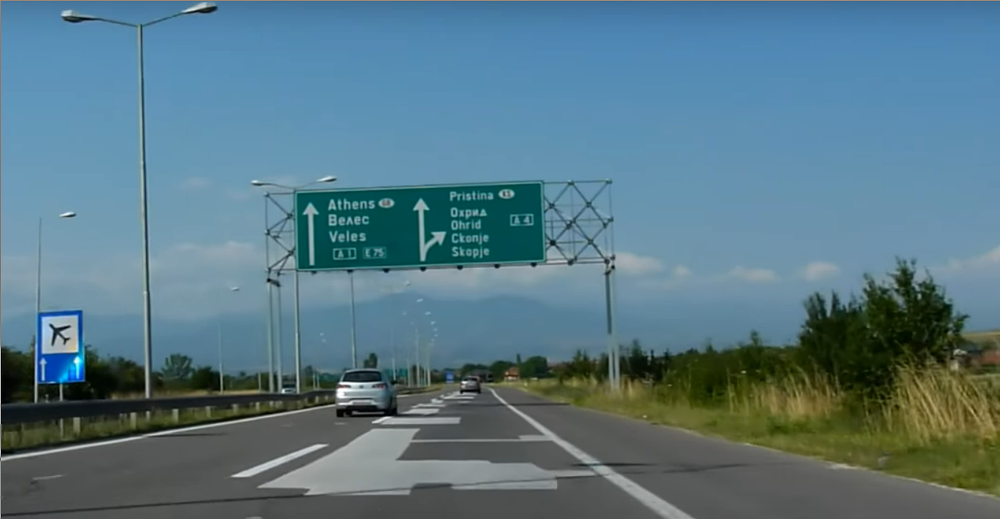
#> input picture znaki/sredni01.png, 1000 x 519 px, shrunk from 1350 x 701 before the run
$ python main.py
#> lines starting #> are read from the running program, lines starting #| are printed output that depends on the picture; after the words box and inside, x2 and y2 are one past the last pixel; in counts of white or black regions, pixels touching at a corner belong together
import numpy as np
import cv2
from random import randint as rand
from matplotlib import pyplot as plt


def contourImage(filename):
#> called with filename = 'sredni01.png'
    image = cv2.imread(filename)
#> image is the input picture: shape (519, 1000, 3); mean B, G, R 133, 120.1, 87.9
    gray = cv2.cvtColor(image, cv2.COLOR_BGR2GRAY)
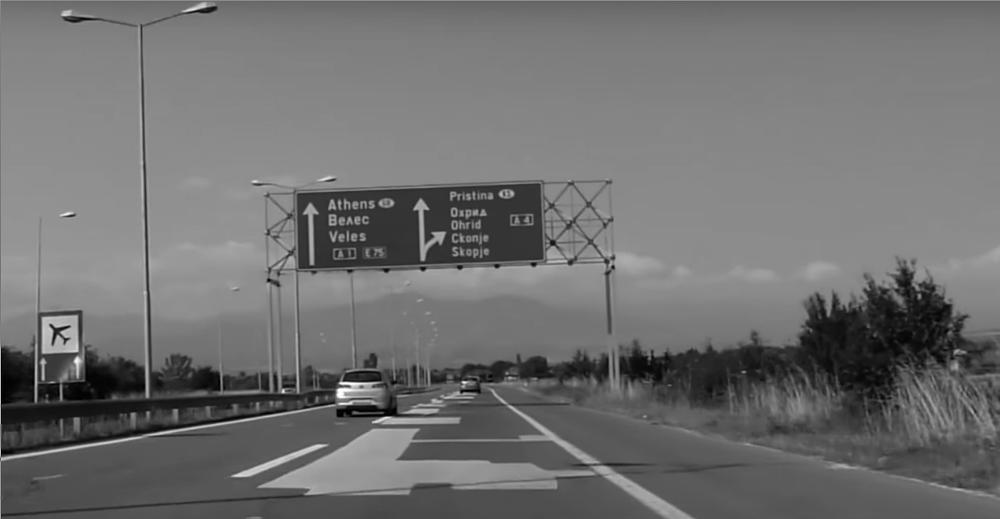
#> gray: shape (519, 1000); min 0, max 255, mean 111.9
    blur = cv2.GaussianBlur(gray, (5,5), 0)

    # statystyka, mozliwe ze nie warto
    mn = np.mean(gray)
#> mn = 111.9
    sd = np.std(gray)
#> sd = 34.73

    # nie pomagaja
    ro, thres = cv2.threshold(blur, 130, 255, cv2.THRESH_BINARY_INV)
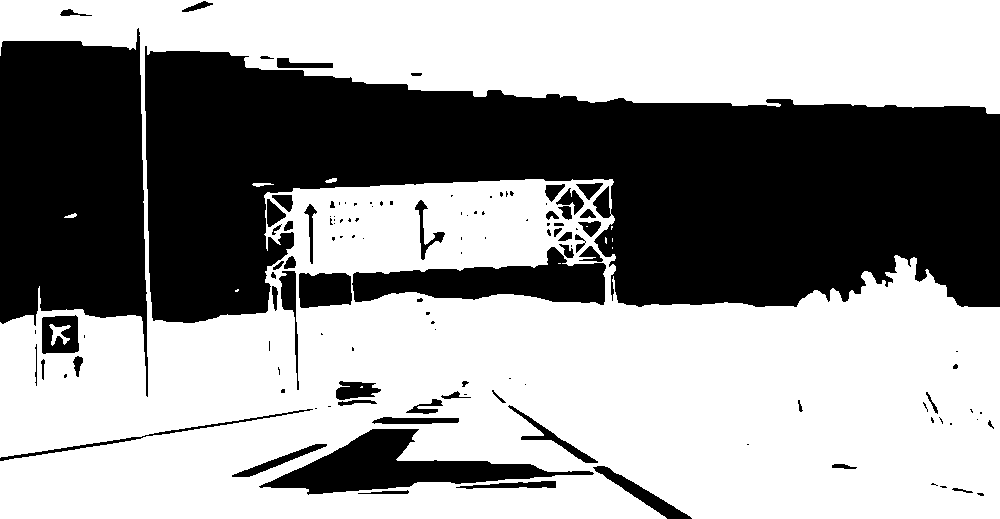
#> thres: shape (519, 1000); 59.8% white; 124 black regions (66 under 20 px), largest, box (x1, y1, x2, y2) and area: (145, 46, 1000, 323) 139855, (0, 28, 148, 397) 39025, (259, 429, 594, 495) 8292
    #thres = cv2.adaptiveThreshold(blur, 255, cv2.ADAPTIVE_THRESH_MEAN_C, cv2.THRESH_BINARY_INV, 21, 15)

    edged = cv2.Canny(thres, mn - 2 * sd, mn)
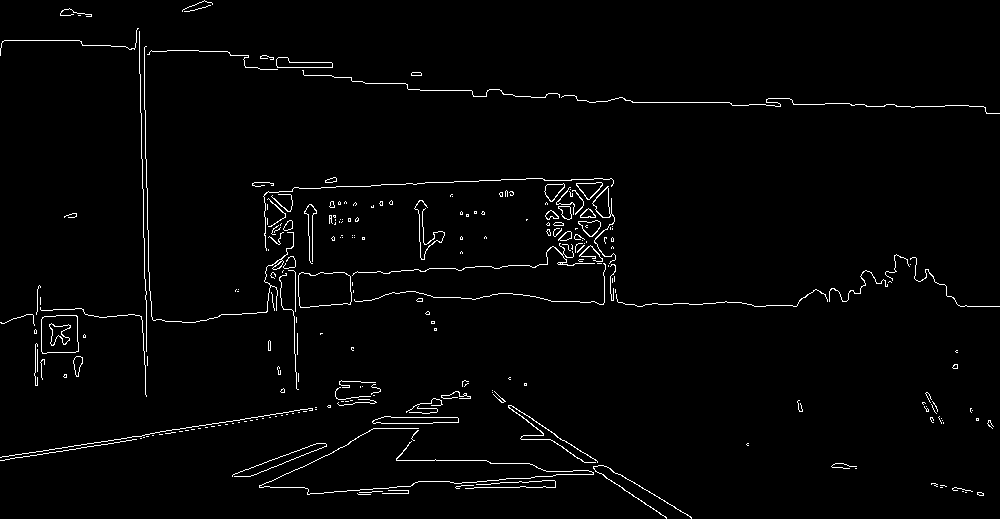
#> edged: shape (519, 1000); 2% white in thin lines or dots

    # nieco szersze krawedzie
    dil = cv2.dilate(edged, np.ones((3,3), 'uint8'), iterations=2)
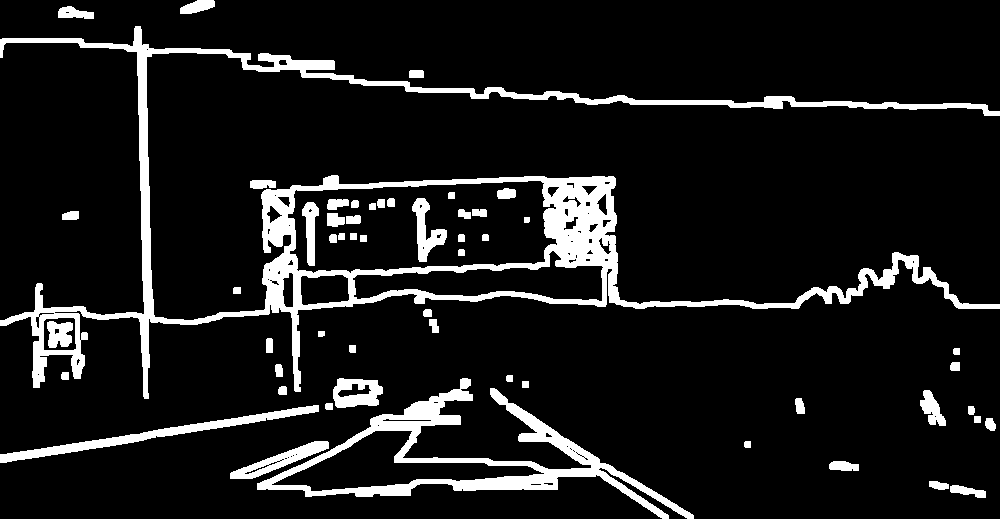
#> dil: shape (519, 1000); 10.2% white; 55 white regions, largest, box (x1, y1, x2, y2) and area: (0, 26, 1000, 399) 30952, (257, 378, 694, 519) 10008, (0, 405, 319, 463) 2612
    ero = cv2.erode(dil, np.ones((3,3), 'uint8'), iterations=1)
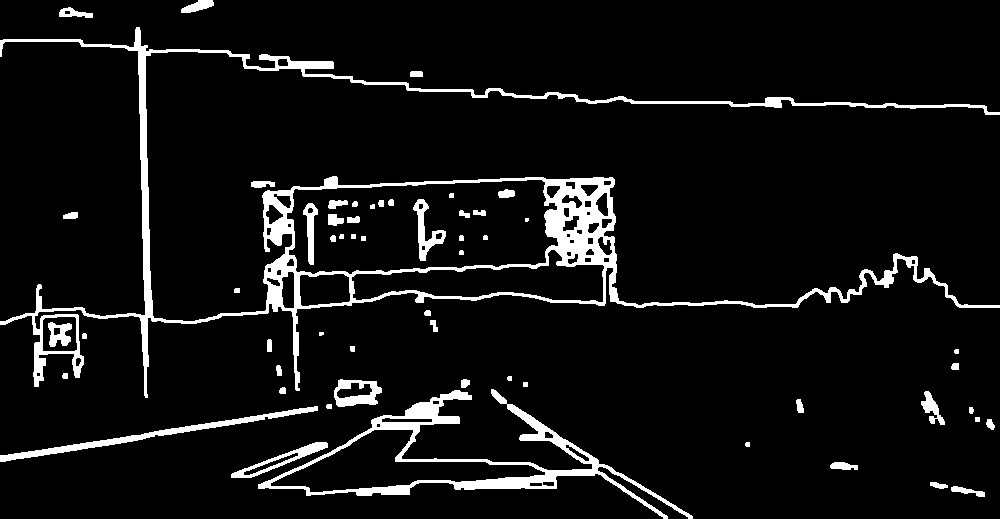
#> ero: shape (519, 1000); 7% white; 57 white regions (2 under 20 px)

    cont, hier = cv2.findContours(ero, cv2.RETR_EXTERNAL, cv2.CHAIN_APPROX_NONE)
#> cont = 35 contours, 10 with area under 20; largest, box (x1, y1, x2, y2) and area: (0, 27, 1000, 398) 50624, (258, 389, 693, 519) 13478, (0, 406, 318, 462) 1538, (334, 379, 382, 407) 988, (231, 442, 328, 478) 872

    for i in range(0, len(cont)):
        x, y = 0, 0
        cv2.drawContours(image, cont, i, (rand(50,255), rand(50,255), rand(50,255)), 5)
        for j in range(0, int(len(cont[i]))):
            x = x + cont[i][j][0][0]
            y = y + cont[i][j][0][1]
        x = int(x / (len(cont[i])))
        y = int(y / (len(cont[i])))
        cv2.circle(image,(x, y), 2, (255,255,255), 10)
#> this loop made 35 passes
#> (x, y) on passes 1 to 12: (967, 490), (938, 484), (844, 465), (747, 444), (279, 460), (989, 423), (977, 419), (970, 409), (158, 433), (328, 406), (799, 405), (932, 410)
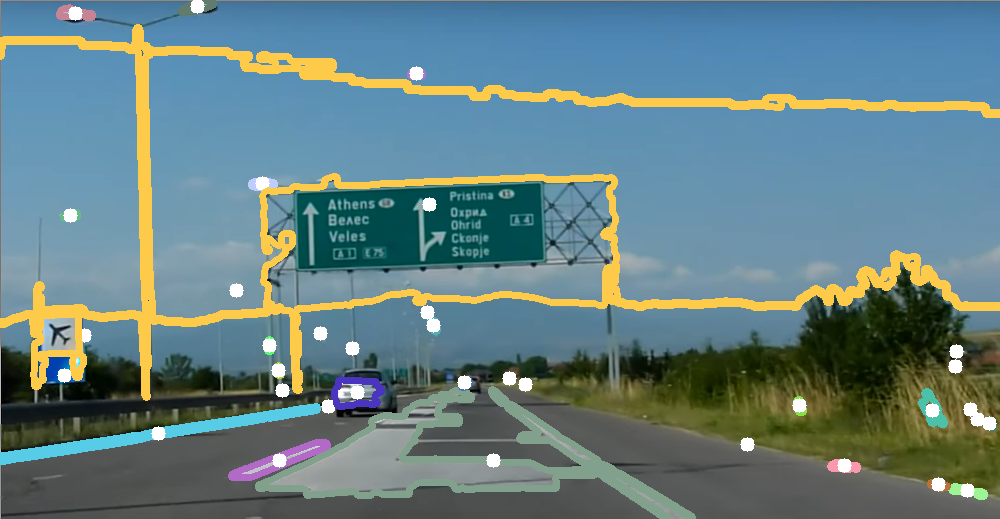
#> image: shape (519, 1000, 3); 11.05% of pixels changed, all inside (x1, y1, x2, y2) = (0, 0, 1000, 519)
    return image


fileList = ['sredni01.png']
for i in range(0, len(fileList)):
    image = contourImage(fileList[i])
    plt.imshow(cv2.cvtColor(image, cv2.COLOR_BGR2RGB))
plt.savefig('output.png')
print("Exiting...")

$ run again, with znaki/DrugorzednaDroga02.png copied over znaki/sredni01.png
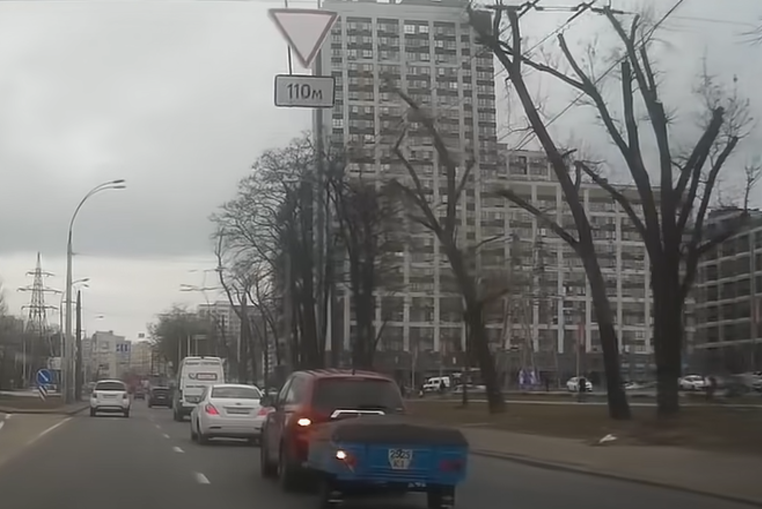
#> input picture znaki/DrugorzednaDroga02.png, 762 x 509 px
#> in contourImage, image is the input picture: shape (509, 762, 3); mean B, G, R 116.3, 118.3, 118.9
#> mn = 118.2
#> sd = 59.2
#> in contourImage, `ro, thres = cv2.threshold(blur, 130, 255, cv2.THRESH_BINARY_INV)`:
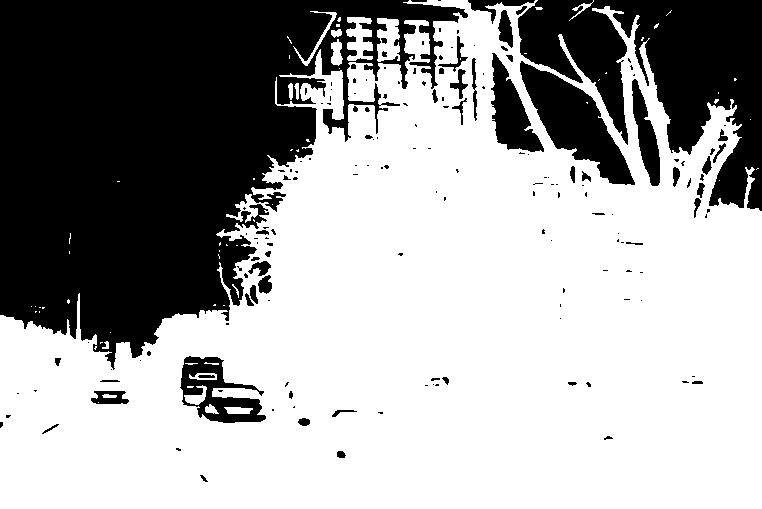
#> thres: shape (509, 762); 63.7% white; 171 black regions (115 under 20 px), largest, box (x1, y1, x2, y2) and area: (0, 0, 468, 370) 97954, (518, 0, 762, 211) 25712, (520, 61, 635, 185) 5754
#> edged: shape (509, 762); 2.5% white in thin lines or dots
#> dil: shape (509, 762); 13.2% white; 71 white regions, largest, box (x1, y1, x2, y2) and area: (0, 0, 762, 373) 40179, (178, 354, 268, 425) 3245, (88, 388, 131, 407) 690
#> ero: shape (509, 762); 9.2% white; 77 white regions (2 under 20 px)
#> cont = 74 contours, 28 with area under 20; largest, box (x1, y1, x2, y2) and area: (0, 0, 478, 372) 22752, (466, 0, 762, 219) 14657, (179, 355, 267, 424) 4089, (489, 51, 545, 157) 2931, (89, 389, 130, 406) 538
#> the loop in contourImage, `for i in range(0, len(cont)):` made 74 passes
#> (x, y) on passes 1 to 8: (203, 477), (340, 453), (178, 448), (607, 437), (50, 428), (1, 423), (303, 421), (7, 415)
#> after the loop in contourImage, `for i in range(0, len(cont)):`:
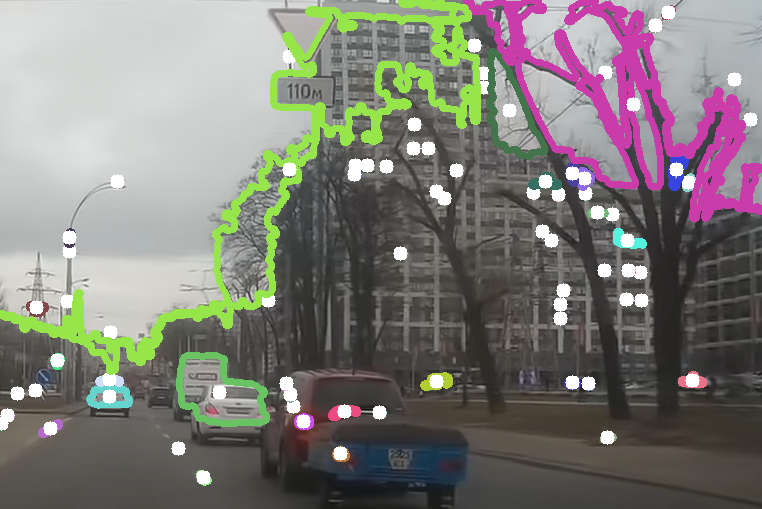
#> image: shape (509, 762, 3); 13.68% of pixels changed, all inside (x1, y1, x2, y2) = (0, 0, 762, 486)
